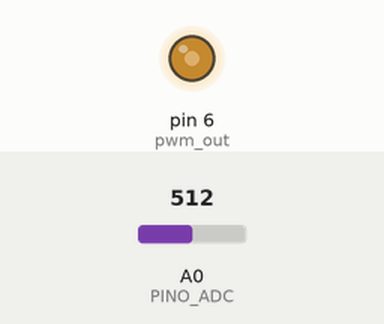
Simulated run of this sketch. Board: Arduino Uno, built with avr-gcc and run on an emulated ATmega328P. Shown: output pins drawn as LEDs (lit = HIGH). Inputs (shaded band) come from the test bench; at power-on: A0 (PINO_ADC) = 512.

Above: at 0.8 s.
0.9 s: A0 (PINO_ADC) set to 716
At 1.6 s:
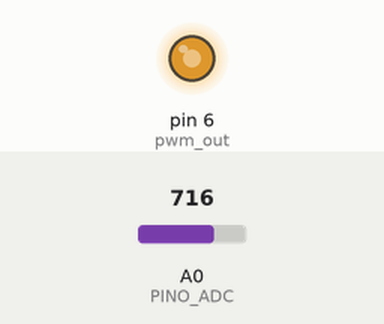
2.4 s: A0 (PINO_ADC) set to 900
At 2.7 s:
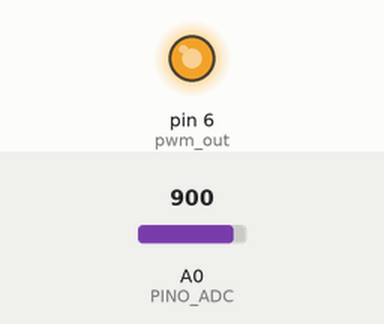
3.9 s: A0 (PINO_ADC) set to 122
At 5.0 s:
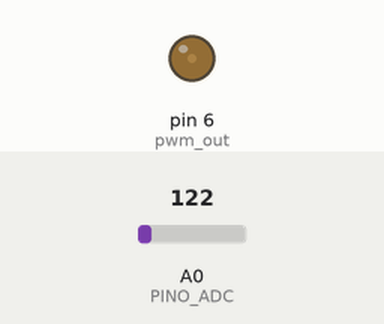
5.4 s: A0 (PINO_ADC) set to 0
At 6.2 s:
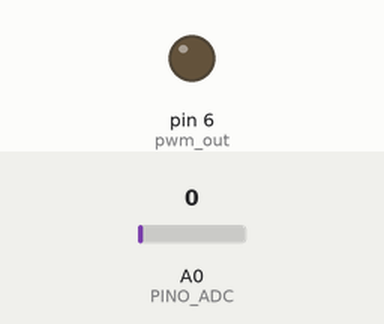
6.9 s: A0 (PINO_ADC) set to 511
At 7.3 s:
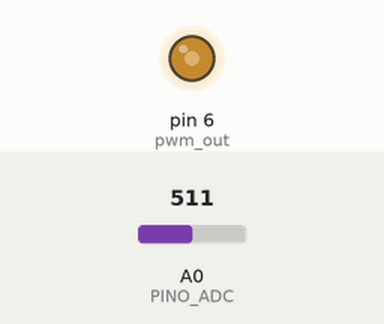
Timing chart, 0 to 9.4 s (numbered marks = the images above; inputs shaded):
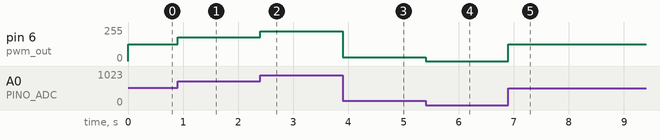

The sketch:

Exercicio_Felipe_Tagawa_Reis_Rel10.ino
```cpp
#define pwm_out PD6 // Timer0(fast_pwm)
#define PINO_ADC PC0 // Potenciômetro no ADC0

unsigned long int leituraAD = 0;

int main(){
  DDRD |= (1 << pwm_out); // PWM como saída.
  TCCR0A |= (1 << WGM01) | (1 << WGM00); // FAST PWM
  TCCR0A |= (1 << COM0A1); // Comportamento de nível lógico alto no tempo de comparação.
  // Prescaler
  TCCR0B |= (1 << CS01); // 2MHz e 500ms
  OCR0A = 0; // Comparações (led 0%).

  // Configuração do ADC
  ADCSRA |= (1 << ADEN); // Liga o ADC.
  // Prescaler:
  ADCSRA |= (1 << ADPS2) | (1 << ADPS1) | (1 << ADPS0); // 1 1 1 -- Prescaler 128(16Mhz/128) --> 125kHz
  ADMUX = (1 << REFS0); // Configuração do Canal e Amplitude de Referência(Usando VCC como referência).

  while(1){

    ADMUX = (ADMUX & 0b11110000) | PINO_ADC; // Seleciona canal ADC0
    // Inicia uma conversão
    ADCSRA |= (1 << ADSC);

    // Espera a conversão ser concluída (bit ADSC fica em 1 até voltar para 0)
    while((ADCSRA & (1 << ADSC)) == (1 << ADSC));

    // Armazenando a conversão:
    leituraAD = ADCL;
    leituraAD |= (ADCH << 8);
    OCR0A = leituraAD * 255 / 1023; // Conversãol (8 bits do Timer0)
  }
}
```

Measured:
- after the input at 0.9 s, pin 6 (pwm_out): 127/255 → 178/255 at once
- after the input at 2.4 s, pin 6 (pwm_out): 178/255 → 224/255 at once
- after the input at 3.9 s, pin 6 (pwm_out): 224/255 → 30/255 at once
- after the input at 5.4 s, pin 6 (pwm_out): 30/255 → 0/255 at once
- after the input at 6.9 s, pin 6 (pwm_out): 0/255 → 127/255 at once
